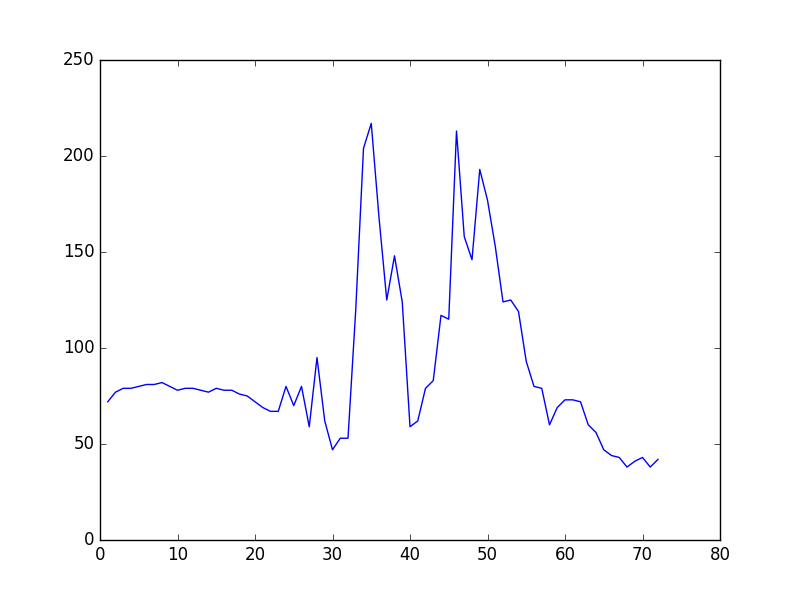
#> input picture Simple GrayScale Converter/Graphics/1-blue.png, 800 x 600 px
$ python converter.py Graphics/1-blue.png   (Python 2 division)
#> lines starting #> are read from the running program, lines starting #| are printed output that depends on the picture
import sys,os
import cv2
import numpy as np
import matplotlib.pyplot as plt

__author__ = "Ionesio Junior"


def plotHistogramGraphic(img,grayimg):
	''' Plot a normal histogram of channel

	   Args:
		img(Mat[3]) : 3 channel image(RGB)
		grayImg(Mat[1]) : 1 channel image(GRAY)
	'''
        grayHistogram = np.histogram(grayimg[:,:,0],256)
        blueHistogram = np.histogram(img[:,:,0],256)
        greenHistogram = np.histogram(img[:,:,1],256)
        redHistogram = np.histogram(img[:,:,2],256)
        y = range(256)
	plt.plot(y,grayHistogram[0],'k-',y,blueHistogram[0],'b-',y,greenHistogram[0],'g-',y,redHistogram[0],'r-')
        plt.savefig('./Graphics/Histogram.png')
	plt.clf()

def plotValuesAvarageGraphic(valuesMatrix,index):
	''' Plot and save graphic of color distribution in all image pixels by channel

	    Args:
		valuesMatrix[channels[] ] : matrix of pixel values by channels(rows)
		index(int) : index of channel (0-blue/1-green/2-red/3-gray)
	'''
	if(type(index) != int and (index > 4 or index < 0)):
		print "Wrong index,try again."
		exit()
	colorline = ['b-','g-','r-','k-']
	figname = ['1-blue.png','2-green.png','3-red.png','4-gray.png']

	x = range(1,len(valuesMatrix[0]) + 1);
	plt.plot(x,valuesMatrix[i],colorline[i]);
	plt.savefig("./Graphics/" + figname[index])


if __name__ == "__main__":
	if(len(sys.argv) != 2):
		print "Wrong input. Ex: python grayscaleconverter.py imagename.extension"
		exit()
	img = cv2.imread(sys.argv[1])
#> img is the input picture: shape (600, 800, 3); mean B, G, R 252.6, 251, 251
	gray = np.zeros((img.shape[0],img.shape[1],1),np.uint8)
	valuesMatrix = [[] for i in range(4)]
	for i in range(len(gray)):
		for j in range(len(gray[1])):
			avarageValue = int((int(img[i,j,0]) + int(img[i,j,1]) + int(img[i,j,2])) / 3)
			gray[i,j,0] = np.uint8(avarageValue)
			if(i == j and i % 5 == 0):
				valuesMatrix[0].append(img[i,j,0])
				valuesMatrix[1].append(img[i,j,1])
				valuesMatrix[2].append(img[i,j,2])
				valuesMatrix[3].append(avarageValue)

	plotHistogramGraphic(img,gray)
#> in plotHistogramGraphic, `plt.savefig('./Graphics/Histogram.png')`:
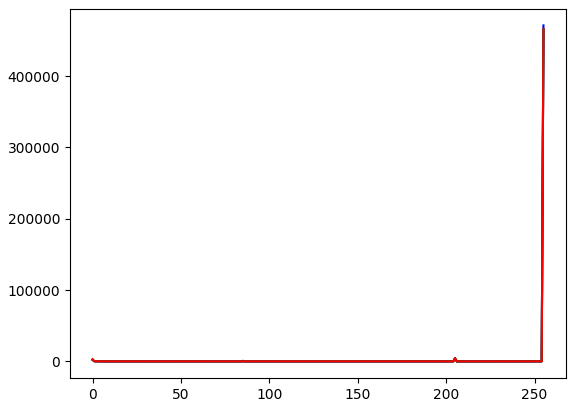
#> figure drawn by matplotlib, 1 panel; curve peaks at x = 255, y = 465587; curve peaks at x = 255, y = 471031; curve peaks at x = 255, y = 465587
	for i in range(4):
		plotValuesAvarageGraphic(valuesMatrix,i)
#> this loop made 4 passes
#> pass 1, in plotValuesAvarageGraphic, `plt.savefig("./Graphics/" + figname[index])`:
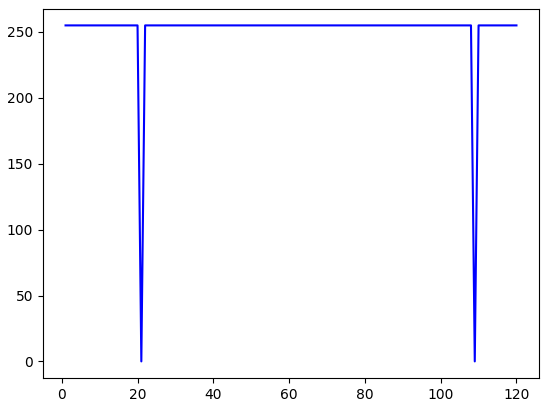
#> figure drawn by matplotlib, 1 panel; curve peaks at x = 1, y = 255
#> pass 2, in plotValuesAvarageGraphic (call 2), `plt.savefig("./Graphics/" + figname[index])`:
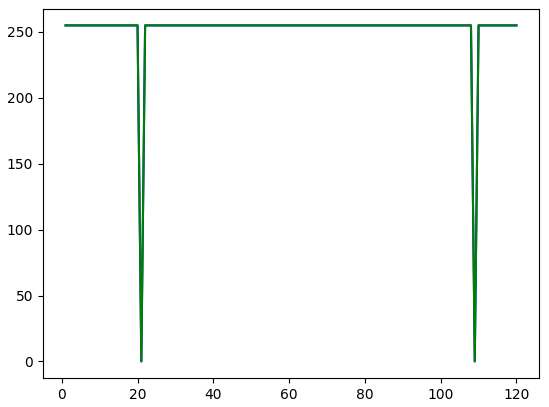
#> figure drawn by matplotlib, 1 panel; curve peaks at x = 1, y = 255; curve peaks at x = 1, y = 255

	cv2.imwrite('gray_scale_image.jpg',gray)
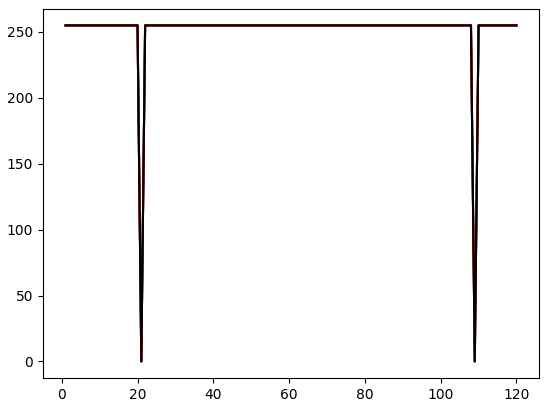
#> figure drawn by matplotlib, 1 panel; curve peaks at x = 1, y = 255; curve peaks at x = 1, y = 255; curve peaks at x = 1, y = 255
